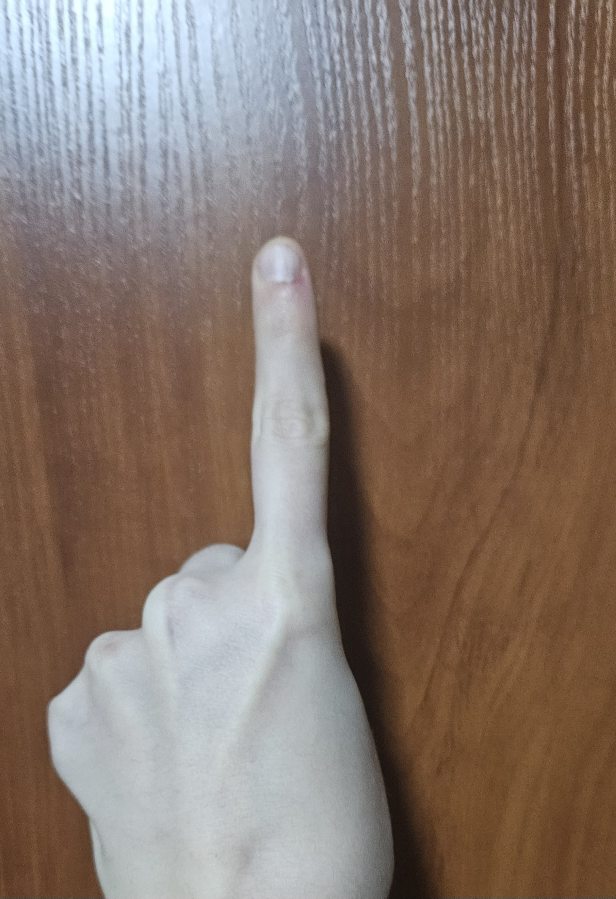
#> input picture seminars/seminar_06/data/1000036544.jpg, 1848 x 2695 px, given in place of slow_traffic_small.mp4, which was not available (shown at 1/3 size)
$ jupyter execute Seminar_9.ipynb   (shell and % lines are left out)   (older library calls are emulated)   (text cells are left out)
#> lines starting #> are read from the running program, lines starting #| are printed output that depends on the picture; pictures that were not available may be replaced by others from this repository, and a replacement may not be noted
[cell 1]
# !wget https://www.bogotobogo.com/python/OpenCV_Python/images/mean_shift_tracking/slow_traffic_small.mp4 -O data/slow_traffic_small.mp4

[cell 2]
import cv2
from tqdm import tqdm
import numpy as np
import matplotlib.pyplot as plt
import IPython

[cell 3]
# [294 lines left out: functions build_image_pyramid, compute_image_gradients, compute_lk_optical_flow_point, compute_lk_optical_flow_for_patch, track_point_with_pyramid_lk, lucas_kanade_optical_flow, not called in this run]


def demo_optical_flow(video_path='data/slow_traffic_small.mp4', output_path='output_my_LK.mp4'):
    """
    Демонстрация работы алгоритма на видео.

    Args:
        video_path: Путь к входному видео
        output_path: Путь для сохранения результата
    """
#> called with video_path = 'data/slow_traffic_small.mp4', output_path = 'output_my_LK.mp4'
    # Открываем видео
    cap = cv2.VideoCapture(video_path)

    # Получаем параметры видео
    length = int(cap.get(cv2.CAP_PROP_FRAME_COUNT))
    width = int(cap.get(cv2.CAP_PROP_FRAME_WIDTH))
    height = int(cap.get(cv2.CAP_PROP_FRAME_HEIGHT))
    fps = cap.get(cv2.CAP_PROP_FPS)

    # Настраиваем запись выходного видео
    fourcc = cv2.VideoWriter_fourcc(*'MP4V')
    out = cv2.VideoWriter(output_path, fourcc, fps, (width, height))

    # Параметры для обнаружения углов Shi-Tomasi
    feature_params = dict(
        maxCorners=100,
        qualityLevel=0.3,
        minDistance=7,
        blockSize=7
    )

    # Берем первый кадр и находим в нем углы
    ret, old_frame = cap.read()
#> old_frame is the input picture: shape (2695, 1848, 3); mean B, G, R 107.7, 117.7, 134.1
    old_gray = cv2.cvtColor(old_frame, cv2.COLOR_BGR2GRAY)
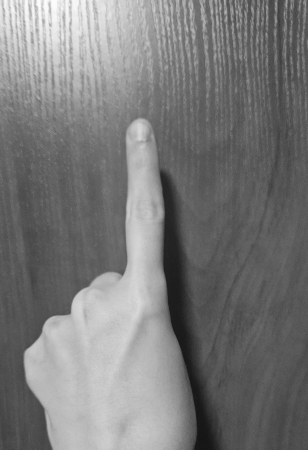
#> old_gray: shape (2695, 1848) (shown at 1/6 size); min 1, max 252, mean 121.4
    p0 = cv2.goodFeaturesToTrack(old_gray, mask=None, **feature_params)
#> p0 = 100 rows, first 8: [1747, 58], [1648, 247], [1794, 68], [1796, 252], [1655, 357], [1650, 441], [1799, 607], [1509, 652]
    p0 = p0.reshape(-1, 2)  # Преобразуем в формат [[x1, y1], [x2, y2], ...]
#> p0 = 100 pairs, first value 386 to 1846, second value 18 to 1047

    # Сохраняем изначальные точки для отслеживания через все видео
    initial_points = p0.copy()
#> initial_points has the same summary as p0

    # Создаем маску для рисования
    mask = np.zeros_like(old_frame)

    # Создаем случайные цвета для визуализации
    color = np.random.randint(0, 255, (len(p0), 3))
#> color = 100 rows, first 8: [172, 47, 117], [192, 67, 251], [195, 103, 9], [211, 21, 242], [36, 87, 70], [216, 88, 140], [58, 193, 230], [39, 87, 174]

    from tqdm import tqdm
    for i in tqdm(range(length - 1)):  # -1 потому что первый кадр мы уже прочитали
        ret, frame = cap.read()

        if not ret:
            print('No frames grabbed!')
            break

        frame_gray = cv2.cvtColor(frame, cv2.COLOR_BGR2GRAY)

        # Вычисляем оптический поток с помощью нашей реализации
        p1, st = lucas_kanade_optical_flow(
            old_gray,
            frame_gray,
            p0,
            window_size=15,
            num_pyramid_levels=3
        )

        # Выбираем хорошие точки
        good_new = p1[st == 1]
        good_old = p0[st == 1]

        # Рисуем треки
        for i, (new, old) in enumerate(zip(good_new, good_old)):
            a, b = new
            c, d = old
            mask = cv2.line(mask, (int(a), int(b)), (int(c), int(d)), color[i % len(color)].tolist(), 2)
            frame = cv2.circle(frame, (int(a), int(b)), 5, color[i % len(color)].tolist(), -1)

        # Объединяем кадр и маску
        img = cv2.add(frame, mask)

        # Записываем результат
        out.write(img)

        # Обновляем предыдущий кадр
        old_gray = frame_gray.copy()

        # Обновляем точки, но только те, которые успешно отслежены
        p0[st == 1] = good_new
#> mask: shape (2695, 1848, 3); every value is 0

    # Освобождаем ресурсы
    cap.release()
    out.release()

    print(f"Результат сохранен в {output_path}")
    return output_path

[cell 4]
result_path = demo_optical_flow(video_path='data/slow_traffic_small.mp4', output_path='output_my_LK.mp4')

[cell 5]
def demo_optical_flow_opencv(video_path='data/slow_traffic_small.mp4', output_path='output_my_LK.mp4'):
    """
    Демонстрация работы алгоритма на видео с использованием cv2.calcOpticalFlowPyrLK.

    Args:
        video_path: Путь к входному видео
        output_path: Путь для сохранения результата
    """
#> called with video_path = 'data/slow_traffic_small.mp4', output_path = 'output_opencv_LK.mp4'
    # Открываем видео
    cap = cv2.VideoCapture(video_path)

    # Получаем параметры видео
    length = int(cap.get(cv2.CAP_PROP_FRAME_COUNT))
    width = int(cap.get(cv2.CAP_PROP_FRAME_WIDTH))
    height = int(cap.get(cv2.CAP_PROP_FRAME_HEIGHT))
    fps = cap.get(cv2.CAP_PROP_FPS)

    # Настраиваем запись выходного видео
    fourcc = cv2.VideoWriter_fourcc(*'MP4V')
    out = cv2.VideoWriter(output_path, fourcc, fps, (width, height))

    # Параметры для обнаружения углов Shi-Tomasi
    feature_params = dict(
        maxCorners=100,
        qualityLevel=0.3,
        minDistance=7,
        blockSize=7
    )

    # Параметры для Lucas-Kanade оптического потока
    lk_params = dict(
        winSize=(15, 15),
        maxLevel=3,
        criteria=(cv2.TERM_CRITERIA_EPS | cv2.TERM_CRITERIA_COUNT, 10, 0.03)
    )

    # Берем первый кадр и находим в нем углы
    ret, old_frame = cap.read()
    old_gray = cv2.cvtColor(old_frame, cv2.COLOR_BGR2GRAY)
    p0 = cv2.goodFeaturesToTrack(old_gray, mask=None, **feature_params)
#> p0 = 100 rows, first 8: [1747, 58], [1648, 247], [1794, 68], [1796, 252], [1655, 357], [1650, 441], [1799, 607], [1509, 652]

    # Создаем маску для рисования
    mask = np.zeros_like(old_frame)

    # Создаем случайные цвета для визуализации
    color = np.random.randint(0, 255, (100, 3))

    from tqdm import tqdm
    for i in tqdm(range(length - 1)):  # -1 потому что первый кадр мы уже прочитали
        ret, frame = cap.read()

        if not ret:
            print('No frames grabbed!')
            break

        frame_gray = cv2.cvtColor(frame, cv2.COLOR_BGR2GRAY)

        # Вычисляем оптический поток с помощью встроенной функции cv2.calcOpticalFlowPyrLK
        p1, st, err = cv2.calcOpticalFlowPyrLK(old_gray, frame_gray, p0, None, **lk_params)

        # Выбираем хорошие точки
        if p1 is not None:
            good_new = p1[st == 1]
            good_old = p0[st == 1]

        # Рисуем треки
        for i, (new, old) in enumerate(zip(good_new, good_old)):
            a, b = new.ravel()
            c, d = old.ravel()
            mask = cv2.line(mask, (int(a), int(b)), (int(c), int(d)), color[i % len(color)].tolist(), 2)
            frame = cv2.circle(frame, (int(a), int(b)), 5, color[i % len(color)].tolist(), -1)

        # Объединяем кадр и маску
        img = cv2.add(frame, mask)

        # Записываем результат
        out.write(img)

        # Обновляем предыдущий кадр
        old_gray = frame_gray.copy()

        # Обновляем точки, но только те, которые успешно отслежены
        p0 = good_new.reshape(-1, 1, 2)

    # Освобождаем ресурсы
    cap.release()
    out.release()

    print(f"Результат сохранен в {output_path}")
    return output_path

[cell 6]
result_path = demo_optical_flow_opencv(video_path='data/slow_traffic_small.mp4', output_path='output_opencv_LK.mp4')

[cell 7]
def demo_optical_flow_with_redetection(video_path='data/slow_traffic_small.mp4',
                                       output_path='output_my_LK_redetect.mp4',
                                       redetect_interval=15,
                                       max_corners=20,
                                       min_distance=7):
    """
    Демонстрация LK с переинициализацией потерянных точек.

    При потере точек (status=0) или по истечении redetect_interval кадров
    выполняется повторный поиск углов Shi-Tomasi. Новые точки добавляются
    только если они достаточно далеко от уже отслеживаемых (min_distance).
    """
#> called with video_path = 'data/slow_traffic_small.mp4', output_path = 'output_my_LK_redetect.mp4', redetect_interval = 15, max_corners = 20, min_distance = 7
    cap = cv2.VideoCapture(video_path)

    length = int(cap.get(cv2.CAP_PROP_FRAME_COUNT))
    width = int(cap.get(cv2.CAP_PROP_FRAME_WIDTH))
    height = int(cap.get(cv2.CAP_PROP_FRAME_HEIGHT))
    fps = cap.get(cv2.CAP_PROP_FPS)

    fourcc = cv2.VideoWriter_fourcc(*'MP4V')
    out = cv2.VideoWriter(output_path, fourcc, fps, (width, height))

    feature_params = dict(
        maxCorners=max_corners,
        qualityLevel=0.3,
        minDistance=min_distance,
        blockSize=7
    )

    ret, old_frame = cap.read()
    old_gray = cv2.cvtColor(old_frame, cv2.COLOR_BGR2GRAY)
    p0 = cv2.goodFeaturesToTrack(old_gray, mask=None, **feature_params)
#> p0 = 20 rows, first 8: [1747, 58], [1648, 247], [1794, 68], [1796, 252], [1655, 357], [1650, 441], [1799, 607], [1509, 652]
    p0 = p0.reshape(-1, 2)

    mask = np.zeros_like(old_frame)
    color = np.random.randint(0, 255, (1000, 3))  # запас цветов

    frame_counter = 0

    for i in tqdm(range(length - 1)):
        ret, frame = cap.read()
        if not ret:
            break

        frame_gray = cv2.cvtColor(frame, cv2.COLOR_BGR2GRAY)

        # Отслеживаем точки
        p1, st = lucas_kanade_optical_flow(
            old_gray, frame_gray, p0,
            window_size=15, num_pyramid_levels=3
        )

        # Оставляем только успешно отслеженные точки
        good_new = p1[st == 1]
        good_old = p0[st == 1]

        # --- Переинициализация точек ---
        frame_counter += 1
        num_lost = np.sum(st == 0)
        need_redetect = num_lost > 0 or frame_counter >= redetect_interval

        if need_redetect:
            frame_counter = 0

            # Создаём маску, запрещающую обнаружение вблизи уже отслеживаемых точек
            det_mask = np.ones_like(frame_gray, dtype=np.uint8) * 255
            for x, y in good_new:
                cv2.circle(det_mask, (int(x), int(y)), min_distance, 0, -1)

            # Ищем новые углы
            num_to_add = max_corners - len(good_new)
            if num_to_add > 0:
                new_pts = cv2.goodFeaturesToTrack(
                    frame_gray, mask=det_mask,
                    maxCorners=num_to_add,
                    qualityLevel=0.3,
                    minDistance=min_distance,
                    blockSize=7
                )
                if new_pts is not None:
                    new_pts = new_pts.reshape(-1, 2)
                    good_new = np.vstack([good_new, new_pts])
                    # Для рисования: новые точки не имеют "старой" пары — рисуем только кружки
                    good_old_padded = np.vstack([good_old, new_pts])  # совпадают, линия длины 0
                    good_old = good_old_padded

        # Рисуем треки
        for j, (new, old) in enumerate(zip(good_new, good_old)):
            a, b = new
            c, d = old
            mask = cv2.line(mask, (int(a), int(b)), (int(c), int(d)),
                            color[j % len(color)].tolist(), 2)
            frame = cv2.circle(frame, (int(a), int(b)), 5,
                               color[j % len(color)].tolist(), -1)

        img = cv2.add(frame, mask)
        out.write(img)

        old_gray = frame_gray.copy()
        p0 = good_new.copy()

    cap.release()
    out.release()
    print(f"Результат сохранен в {output_path}")
    return output_path


result_path = demo_optical_flow_with_redetection(
    video_path='data/slow_traffic_small.mp4',
    output_path='output_my_LK_redetect.mp4'
)

[cell 8]
def demo_optical_flow_farneback_opencv(video_path='data/slow_traffic_small.mp4', output_path='output_Farneback.mp4'):
    """
    Демонстрация работы алгоритма плотного оптического потока Farneback на видео.

    Args:
        video_path: Путь к входному видео
        output_path: Путь для сохранения результата
    """
#> called with video_path = 'data/slow_traffic_small.mp4', output_path = 'output_opencv_farneback.mp4'
    # Открываем видео
    cap = cv2.VideoCapture(video_path)

    # Получаем параметры видео
    length = int(cap.get(cv2.CAP_PROP_FRAME_COUNT))
#> length = 1
    width = int(cap.get(cv2.CAP_PROP_FRAME_WIDTH))
#> width = 1848
    height = int(cap.get(cv2.CAP_PROP_FRAME_HEIGHT))
#> height = 2695
    fps = cap.get(cv2.CAP_PROP_FPS)
#> fps = 30

    # Настраиваем запись выходного видео
    fourcc = cv2.VideoWriter_fourcc(*'MP4V')
#> fourcc = 1446269005
    out = cv2.VideoWriter(output_path, fourcc, fps, (width, height))

    # Берем первый кадр и преобразуем его в оттенки серого
    ret, frame1 = cap.read()
    if not ret:
        print('Не удалось прочитать видео')
        return None

    prvs = cv2.cvtColor(frame1, cv2.COLOR_BGR2GRAY)

    # Создаем HSV-изображение для визуализации потока
    hsv = np.zeros_like(frame1)
    hsv[..., 1] = 255  # Насыщенность устанавливаем на максимум

    from tqdm import tqdm
    for i in tqdm(range(length - 1)):  # -1 потому что первый кадр мы уже прочитали
        ret, frame2 = cap.read()

        if not ret:
            print('No frames grabbed!')
            break

        next_frame = cv2.cvtColor(frame2, cv2.COLOR_BGR2GRAY)

        # Вычисляем оптический поток методом Farneback
        # Параметры:
        # - 0.5: коэффициент масштабирования для пирамиды изображений
        # - 3: кол-во уровней пирамиды
        # - 15: размер окна для усреднения
        # - 3: число итераций на каждом уровне пирамиды
        # - 5: размер окна для полиномиальной аппроксимации
        # - 1.2: стандартное отклонение для сглаживания
        flow = cv2.calcOpticalFlowFarneback(
            prvs, next_frame, None,
            0.5, 3, 15, 3, 5, 1.2, 0
        )

        # Преобразуем векторы потока из декартовых координат в полярные
        mag, ang = cv2.cartToPolar(flow[..., 0], flow[..., 1])

        # Кодируем направление потока как оттенок (hue)
        hsv[..., 0] = ang * 180 / np.pi / 2

        # Кодируем величину потока как яркость (value)
        hsv[..., 2] = cv2.normalize(mag, None, 0, 255, cv2.NORM_MINMAX)

        # Преобразуем HSV в BGR для отображения
        bgr = cv2.cvtColor(hsv, cv2.COLOR_HSV2BGR)

        # Записываем результат
        out.write(bgr)

        # Обновляем предыдущий кадр
        prvs = next_frame
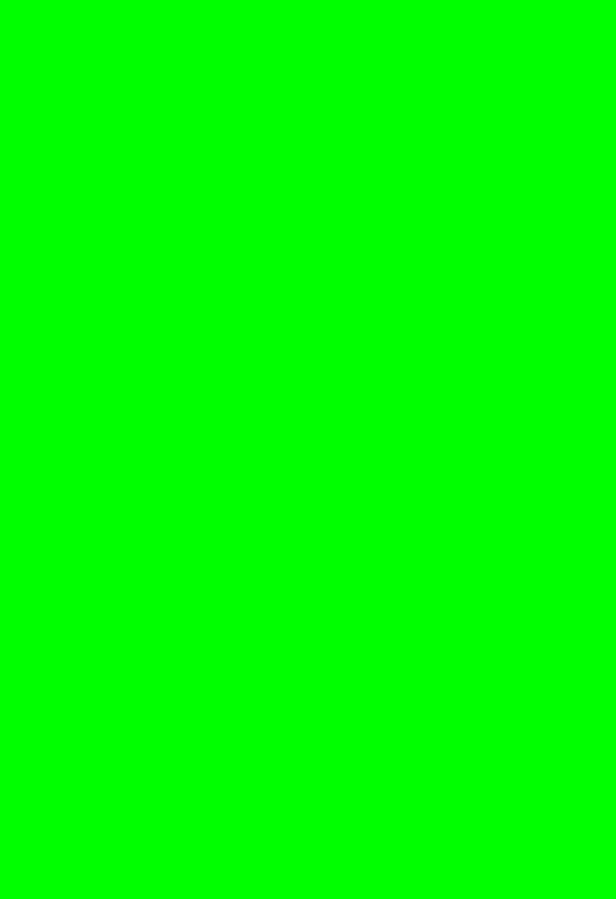
#> hsv: shape (2695, 1848, 3) (shown at 1/3 size); mean of channels 0, 1, 2 0, 255, 0; drawn as B, G, R

    # Освобождаем ресурсы
    cap.release()
    out.release()

    print(f"Результат сохранен в {output_path}")
    return output_path

$ run again, on seminars/seminar_06/data/1000036545.jpg
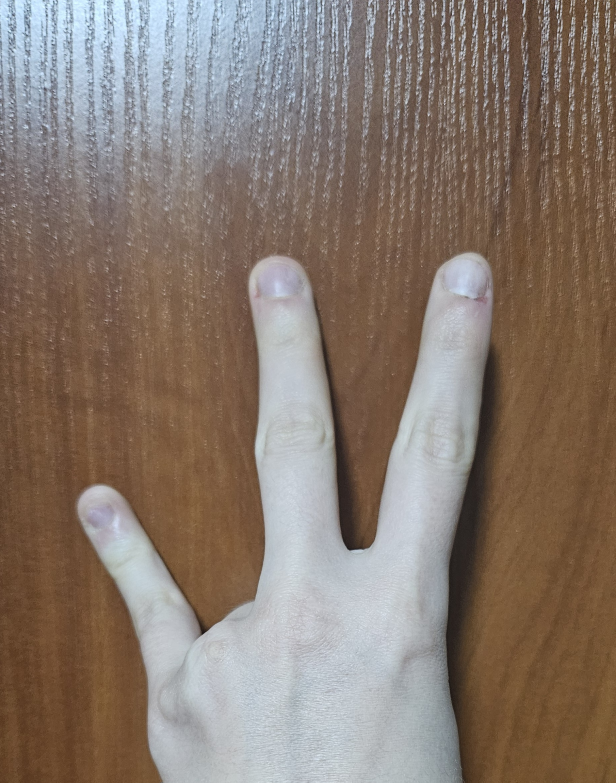
#> input picture seminars/seminar_06/data/1000036545.jpg, 1848 x 2347 px, given in place of slow_traffic_small.mp4, which was not available (shown at 1/3 size)
#> in demo_optical_flow, old_frame is the input picture: shape (2347, 1848, 3); mean B, G, R 109.9, 120.5, 135.2
#> in demo_optical_flow, `old_gray = cv2.cvtColor(old_frame, cv2.COLOR_BGR2GRAY)`:
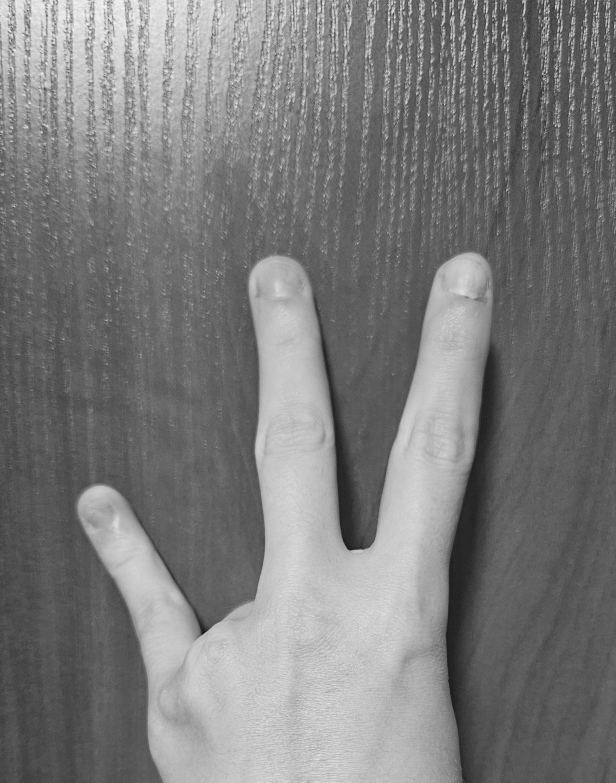
#> old_gray: shape (2347, 1848) (shown at 1/3 size); min 7, max 251, mean 123.7
#> in demo_optical_flow, `p0 = cv2.goodFeaturesToTrack(old_gray, mask=None, **feature_params)`: p0 = 100 rows, first 8: [1789, 46], [1334, 312], [1641, 38], [1668, 249], [1633, 224], [1790, 54], [1795, 334], [1627, 296]
#> in demo_optical_flow, `p0 = p0.reshape(-1, 2)`: p0 = 100 pairs, first value 82 to 1846, second value 2 to 458
#> initial_points has the same summary as p0
#> color = 100 rows, first 8: [172, 47, 117], [192, 67, 251], [195, 103, 9], [211, 21, 242], [36, 87, 70], [216, 88, 140], [58, 193, 230], [39, 87, 174]
#> in demo_optical_flow_opencv, `p0 = cv2.goodFeaturesToTrack(old_gray, mask=None, **feature_params)`: p0 = 100 rows, first 8: [1789, 46], [1334, 312], [1641, 38], [1668, 249], [1633, 224], [1790, 54], [1795, 334], [1627, 296]
#> in demo_optical_flow_with_redetection, `p0 = cv2.goodFeaturesToTrack(old_gray, mask=None, **feature_params)`: p0 = 20 rows, first 8: [1789, 46], [1334, 312], [1641, 38], [1668, 249], [1633, 224], [1790, 54], [1795, 334], [1627, 296]
#> length = 1
#> width = 1848
#> height = 2347
#> fps = 30
#> fourcc = 1446269005

$ run again, on seminars/seminar_06/data/1000036546.jpg
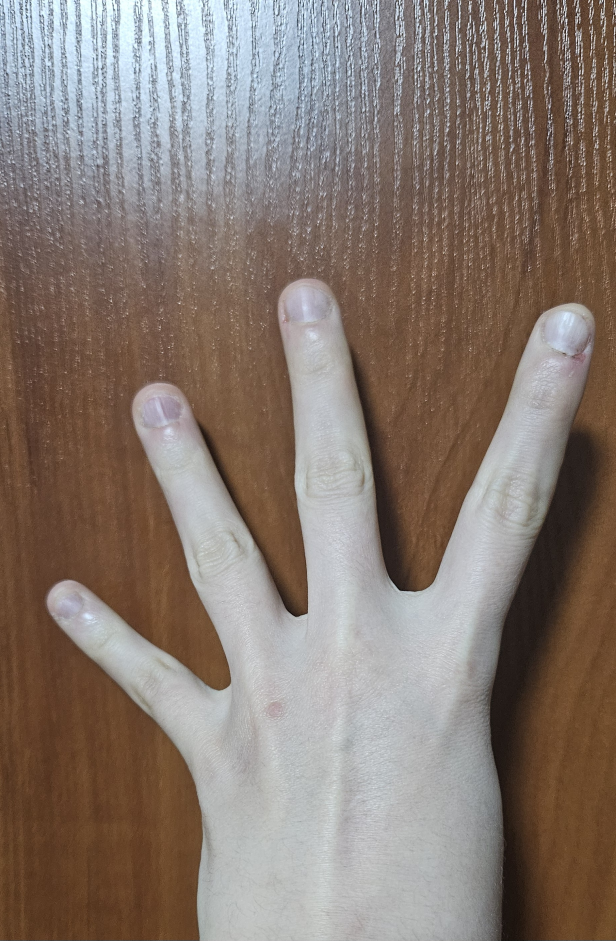
#> input picture seminars/seminar_06/data/1000036546.jpg, 1848 x 2821 px, given in place of slow_traffic_small.mp4, which was not available (shown at 1/3 size)
#> in demo_optical_flow, old_frame is the input picture: shape (2821, 1848, 3); mean B, G, R 112.2, 120.8, 134.4
#> in demo_optical_flow, `old_gray = cv2.cvtColor(old_frame, cv2.COLOR_BGR2GRAY)`:
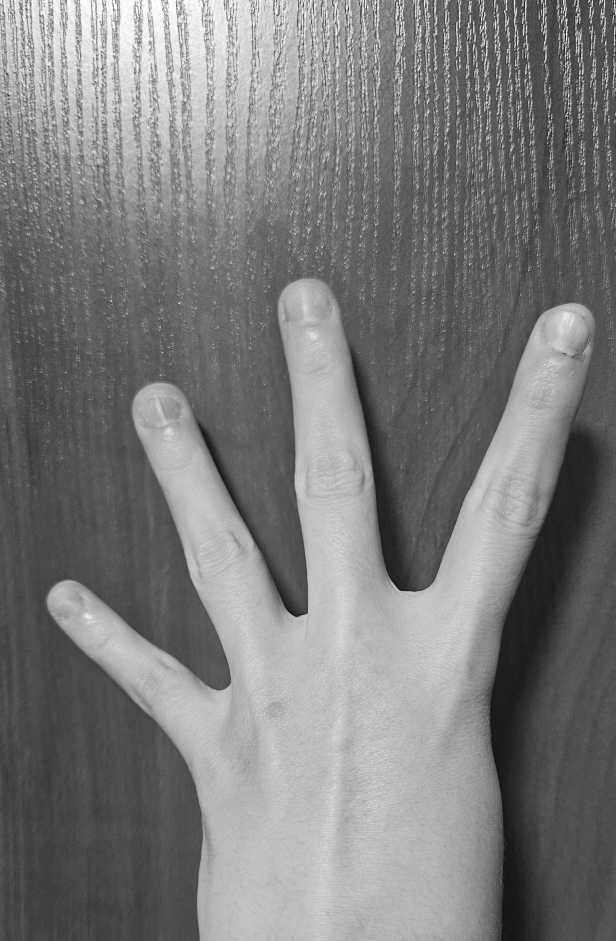
#> old_gray: shape (2821, 1848) (shown at 1/3 size); min 0, max 255, mean 123.9
#> in demo_optical_flow, `p0 = cv2.goodFeaturesToTrack(old_gray, mask=None, **feature_params)`: p0 = 100 rows, first 8: [1548, 97], [1807, 46], [1576, 63], [1705, 361], [1702, 348], [1515, 40], [1547, 201], [1482, 49]
#> in demo_optical_flow, `p0 = p0.reshape(-1, 2)`: p0 = 100 pairs, first value 32 to 1844, second value 1 to 894
#> initial_points has the same summary as p0
#> color = 100 rows, first 8: [172, 47, 117], [192, 67, 251], [195, 103, 9], [211, 21, 242], [36, 87, 70], [216, 88, 140], [58, 193, 230], [39, 87, 174]
#> in demo_optical_flow_opencv, `p0 = cv2.goodFeaturesToTrack(old_gray, mask=None, **feature_params)`: p0 = 100 rows, first 8: [1548, 97], [1807, 46], [1576, 63], [1705, 361], [1702, 348], [1515, 40], [1547, 201], [1482, 49]
#> in demo_optical_flow_with_redetection, `p0 = cv2.goodFeaturesToTrack(old_gray, mask=None, **feature_params)`: p0 = 20 rows, first 8: [1548, 97], [1807, 46], [1576, 63], [1705, 361], [1702, 348], [1515, 40], [1547, 201], [1482, 49]
#> length = 1
#> width = 1848
#> height = 2821
#> fps = 30
#> fourcc = 1446269005
